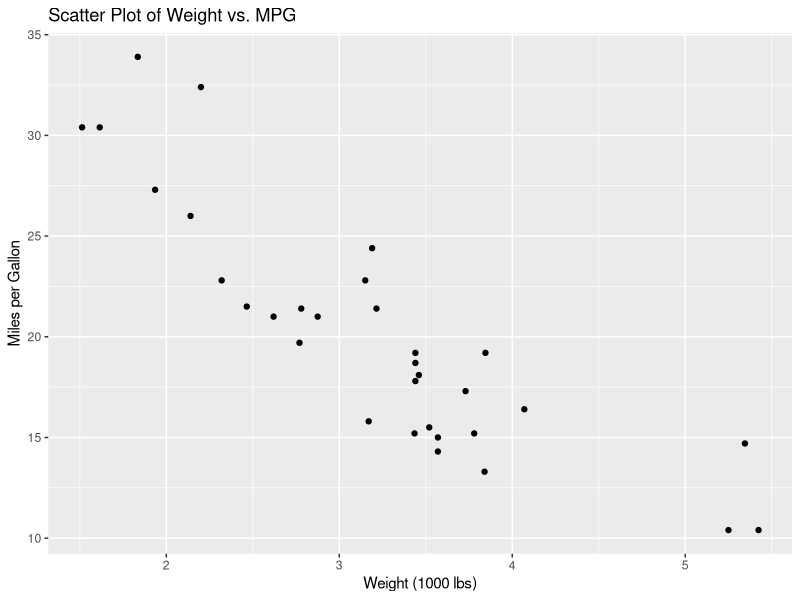
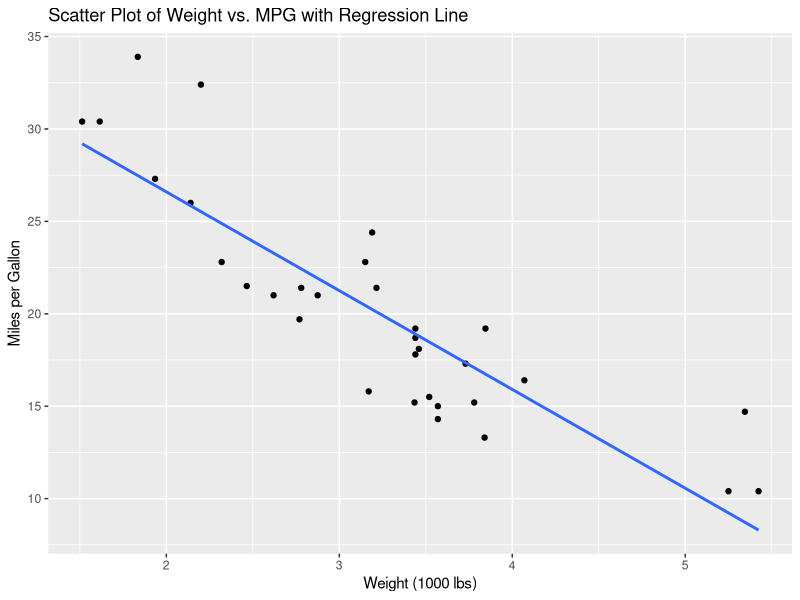

These charts were generated, in order, by the following R code:
## ---- chunk 1
head(mtcars)

## ---- chunk 2
library(ggplot2)
# Scatter plot of weight vs. mpg 
# this plot will show the relationship between the weight of the car and the miles per gallon (mpg) of the car
ggplot(mtcars, aes(x = wt, y = mpg)) +
  geom_point() +
  labs(title = "Scatter Plot of Weight vs. MPG",
       x = "Weight (1000 lbs)",
       y = "Miles per Gallon")

## ---- chunk 3
# Scatter plot of weight vs. mpg with regression line
ggplot(mtcars, aes(x = wt, y = mpg)) +
  geom_point() +
  geom_smooth(method = "lm", se = FALSE) +
  labs(title = "Scatter Plot of Weight vs. MPG with Regression Line",
       x = "Weight (1000 lbs)",
       y = "Miles per Gallon")


## ---- chunk 4
cat("Summary of the variables used in the plot:\n")
cat("\n")
cat("Weight (wt):\n")
summary(mtcars$wt)
cat("\n")
cat("Miles per Gallon (mpg):\n")
summary(mtcars$mpg)

